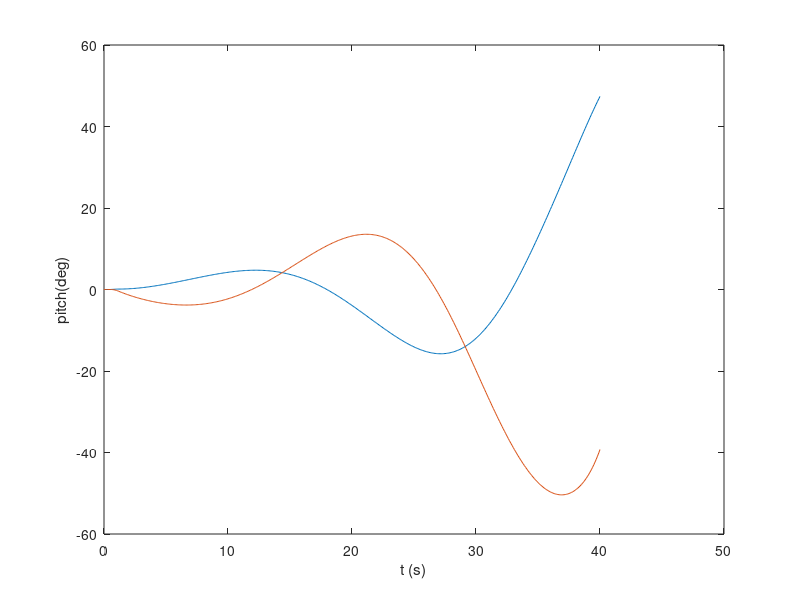

MATLAB code for this plot:
%SIMULATION OF A CYCLIC PITCH INPUT THETA_C=1DEG GIVEN FROM HOVER at
%0.5 sec<t<1 sec as in the lecture notes  
clear
%INITIAL DATA HELICOTPER
g=9.81;	
cla=5.7; %NACA 0012
volh=.075;	%blade solidity	
lok=6;
cds=1.5;
mass=2200;
rho=1.225;
vtip=200;
diam=2*7.32;
iy=10615;
mast=1;
omega=vtip/(diam/2);
area=pi/4*diam^2;
tau=.1;		%time constant in dynamiCs inflow!!!
collect(1)=6*pi/180;
longit(1)=0*pi/180;

%INITIAL VALUES SIMULATION;
t0=0;
u0=0;
w0=0;
q0=0;
pitch0=0*pi/180;
x0=0;
labi0=sqrt(mass*g/(area*2*rho))/vtip;%nondimentional inflow

t(1)=t0;
u(1)=u0;
w(1)=w0;
q(1)=q0;
pitch(1)=pitch0;
x(1)=x0;
labi(1)=labi0;
z(1)=0;

%START INTEGRATION FOR 40 SECONDS
aantal=400;
teind=40;
stap=(teind-t0)/aantal

for i=1:aantal 

   if t(i)>=0.5 & t(i)<=1 longit(i)=1*pi/180;%longit cyclic input
   else longit(i)=0*pi/180;
   end
   
   %no LAW FOR COLLECTIVE
c(i)=u(i)*sin(pitch(i))-w(i)*cos(pitch(i));
h(i)=-z(i);
collect(i)=collect(1);    

%Defining the differential equations

%defining the nondimensional notations
qdiml(i)=q(i)/omega;
vdiml(i)=sqrt(u(i)^2+w(i)^2)/vtip;
if u(i)==0 	if w(i)>0 	phi(i)=pi/2;
        else phi(i)=-pi/2;end
else
phi(i)=atan(w(i)/u(i));
end
if u(i)<0
phi(i)=phi(i)+pi;
end
alfc(i)=longit(i)-phi(i);

mu(i)=vdiml(i)*cos(alfc(i));
labc(i)=vdiml(i)*sin(alfc(i));

%a1 Flapping calculus
teller(i)=-16/lok*qdiml(i) + 8/3*mu(i)*collect(i) - 2*mu(i)*(labc(i)+labi(i));
a1(i)=teller(i)/(1-.5*mu(i)^2);

%the thrust coefficient
ctelem(i)=cla*volh/4*(2/3*collect(i)*(1+1.5*mu(i)^2)-(labc(i)+labi(i)));
%Thrust coefficient from Glauert
alfd(i)=alfc(i)-a1(i);
ctglau(i)=2*labi(i)*sqrt((vdiml(i)*cos(alfd(i)))^2+(vdiml(i)*...
sin(alfd(i))+labi(i))^2);

%Equations of motion
labidot(i)=ctelem(i); 
thrust(i)=labidot(i)*rho*vtip^2*area;
helling(i)=longit(i)-a1(i);
vv(i)=vdiml(i)*vtip; 		%it is 1/sqrt(u^2+w^2)

udot(i)=-g*sin(pitch(i))-cds/mass*.5*rho*u(i)*vv(i)+...
thrust(i)/mass*sin(helling(i))-q(i)*w(i);

wdot(i)=g*cos(pitch(i))-cds/mass*.5*rho*w(i)*vv(i)-...
thrust(i)/mass*cos(helling(i))+q(i)*u(i);

qdot(i)=-thrust(i)*mast/iy*sin(helling(i));

pitchdot(i)=q(i);

xdot(i)=u(i)*cos(pitch(i))+w(i)*sin(pitch(i));

zdot(i)=-c(i);

labidot(i)=(ctelem(i)-ctglau(i))/tau;

%Euler integration
u(i+1)=u(i)+stap*udot(i);
w(i+1)=w(i)+stap*wdot(i);
q(i+1)=q(i)+stap*qdot(i);
pitch(i+1)=pitch(i)+stap*pitchdot(i);
x(i+1)=x(i)+stap*xdot(i);
labi(i+1)=labi(i)+stap*labidot(i);
z(i+1)=z(i)+stap*zdot(i);
t(i+1)=t(i)+stap;
end;



% plot(t(1:400),longit*180/pi),xlabel('t (s)'),ylabel('longit grd')

plot(t,u,t,pitch*180/pi),xlabel('t (s)'),ylabel('u(m)'), ylabel('pitch(deg)')
% plot(t,x),xlabel('t (s)'),ylabel('x(m)');
% plot(t,w),xlabel('t (s)'),ylabel('w(m)');
% plot(t,q),xlabel('t (s)'),ylabel('q(m)'); 
% plot(t,labi),xlabel('t (s)'),ylabel('labi(m)');
% plot(t,-z),xlabel('t (s)'),ylabel('h(m)');






